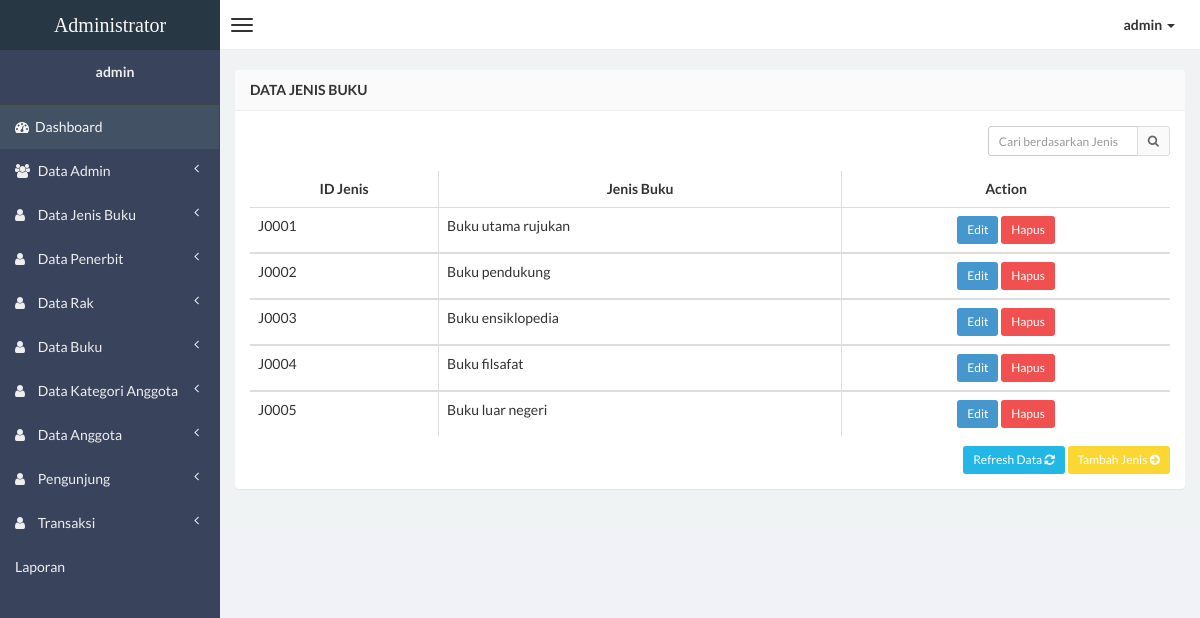
The app's page /admin/jenis.php (signed in), older data.
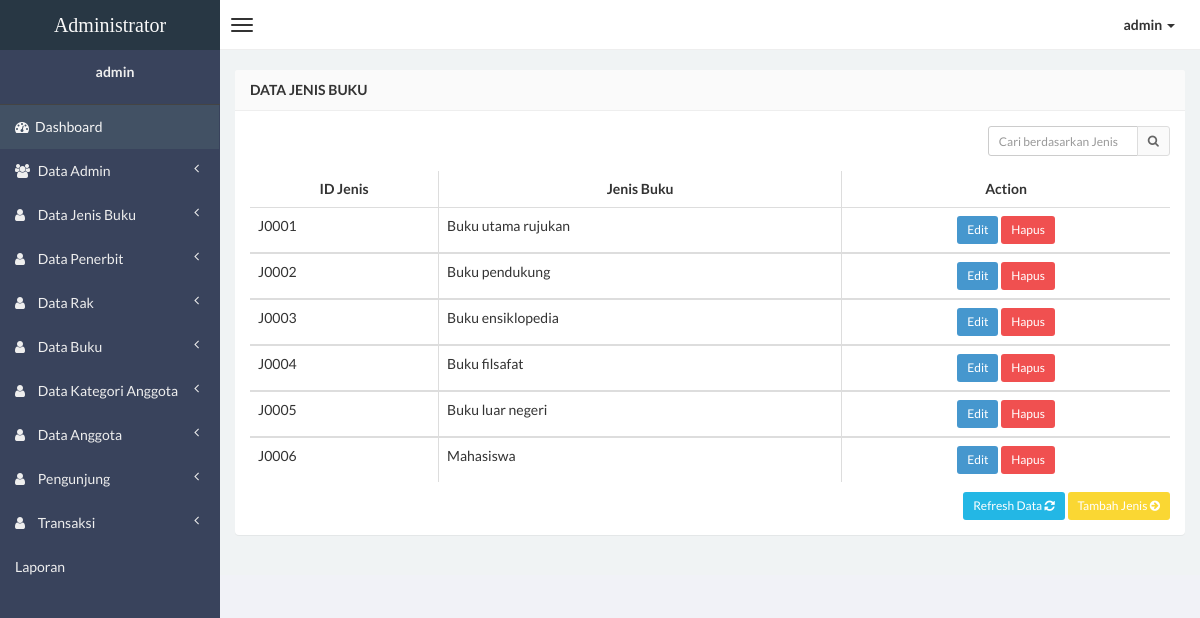
The same page, newer data.
### tables this page shows
CREATE TABLE IF NOT EXISTS `tbl_jenis_buku` (
  `idJenis` varchar(20) NOT NULL,
  `NamaJenis` varchar(50) DEFAULT NULL
);

### admin/jenis.php (the view, shortened to what the changed rows need)
<?php
if (empty($_SESSION['username'])){
	header('location:../index.php');
} else {
?>
<!DOCTYPE html>
<html>
<head>
    <link href="css/bootstrap.min.css" rel="stylesheet" type="text/css" />
    <link href="css/font-awesome.min.css" rel="stylesheet" type="text/css" />
    <link href="css/ionicons.min.css" rel="stylesheet" type="text/css" />
    <link href="css/morris/morris.css" rel="stylesheet" type="text/css" />
    <link href="css/jvectormap/jquery-jvectormap-1.2.2.css" rel="stylesheet" type="text/css" />
    <link href="css/datepicker/datepicker3.css" rel="stylesheet" type="text/css" />
    <link href="css/daterangepicker/daterangepicker-bs3.css" rel="stylesheet" type="text/css" />
    <link href="css/iCheck/all.css" rel="stylesheet" type="text/css" />
    <link href="css/style.css" rel="stylesheet" type="text/css" />
      </head>
      <body class="skin-black">
<?php } ?>
                <div class="wrapper row-offcanvas row-offcanvas-left">
                    <aside class="right-side">
                <section class="content">
                    <div class="row">
                        <div class="col-xs-12">
                            <div class="panel">
                                <div class="panel-body table-responsive">
                                    <?php
                    $query1="select * from tbl_jenis_buku";
                    $tampil=mysql_query($query1) or die(mysql_error());
                    ?>
                                    <table id="example" class="table table-hover table-bordered">
                  <thead>
                      <tr>
                        <th><center>ID Jenis </center></th>
                        <th><center>Jenis Buku </center></th>
						<th><center>Action </center></th>
                      </tr>
                  </thead>
                     <?php while($data=mysql_fetch_array($tampil))
                    { ?>
                    <tbody>
                    <tr>
                    <td><?php echo $data['idJenis']; ?></td>
                    <td><?php echo $data['NamaJenis'];?></td>
                    <td><center><div id="thanks"><a class="btn btn-sm btn-primary" data-placement="bottom" data-toggle="tooltip" title="Edit jenis" href="jenis-edit.php?hal=edit&kd=<?php echo $data['idJenis'];?>">Edit</a>
                    <a onclick="return confirm ('Yakin hapus <?php echo $data['NamaJenis'];?>.?');" class="btn btn-sm btn-danger tooltips" data-placement="bottom" data-toggle="tooltip" title="Hapus jenis" href="jenis-hapus.php?hal=hapus&kd=<?php echo $data['idJenis'];?>">Hapus</a></center></td></tr></div>
                 <?php
              }
              ?>
                   </tbody>
				<br></br>
				<br></br>
				<br></br>
				<br></br>
				<br></br>
				<br></br>
				<br></br>
				<br></br>
</body>
</html>

Row changes from the older to the newer data that the page shows:
added tbl_jenis_buku: idJenis "J0006", NamaJenis "Mahasiswa"
